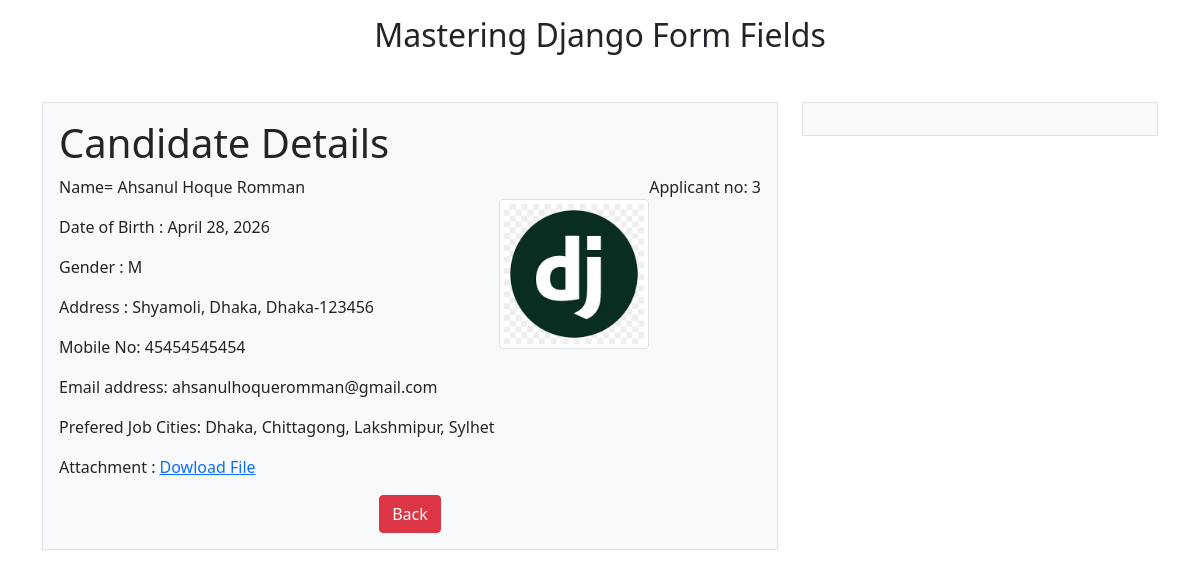
Page /student/candidate/3 on the committed database.
### student/models.py (models this page shows)
class Profile (models.Model):
    name = models.CharField(max_length=100)
    dob = models.DateField(auto_now=False, auto_now_add=False)
    gender = models.CharField(max_length=1)
    locality = models.CharField(max_length=100)
    city = models.CharField(max_length=100)
    pin = models.PositiveBigIntegerField(
        validators=[validate_pin_length],
        help_text='Enter 6-digit pin code')
    Zilla = models.CharField(choices=Zilla_choice, max_length=100)
    mobile = models.CharField(
        validators=[RegexValidator(regex=r'^\d{11}$')],
        max_length=11,
        help_text='Enter 11 digit mobile number'
    )
    email = models.EmailField()
    job_city = models.CharField(max_length=50)
    profile_image = models.ImageField(upload_to='profileimg', blank=True)
    my_file = models.FileField(upload_to='doc', blank=True)

### student/views.py (the view)
# urls.py: path('candidate/<int:id>', views.candidate_detail, name ='candidate_detail'),
def candidate_detail(request, id):
    candidates = Profile.objects.get(id = id)
    return render(request,'student/candidate.html', {'candidates':candidates})

### student/templates/student/candidate.html
{% extends "student/base.html" %}
{% block left-content %}
<h1>Candidate Details</h1>
<p class="float-end">Applicant no: {{ candidates.id }}</p>
<img src="{{ candidates.profile_image.url }}" alt="" class= "img-fluid img-thumbnail float-end mt-4" width="150" height ="150">
<p> Name= {{ candidates.name }}</p>
<p>Date of Birth : {{ candidates.dob }}</p>
<p>Gender : {{ candidates.gender }}</p>
<p>Address : {{ candidates.locality }}, {{ candidates.city }}, {{ candidates.Zilla }}-{{ candidates.pin }}</p>
<p>Mobile No: {{ candidates.mobile }}</p>
<p>Email address: {{ candidates.email }}</p>
<p>Prefered Job Cities: {{ candidates.job_city|cut:"["|cut:"]"|cut:"'" }}</p>
<p>Attachment : <a href="{{ candidates.my_file.url }}">Dowload File</a></p>
<div class= "text-center">
    <a href="/student/" class= "btn btn-danger">Back</a>
</div>
{% endblock %}

### rows in the picture
Profile: id "3", profile_image (picture), name "Ahsanul Hoque Romman", dob "April 28, 2026", gender "M", locality "Shyamoli", city "Dhaka", Zilla "Dhaka", pin "123456", mobile "45454545454", email "ahsanulhoqueromman@gmail.com", job_city "Dhaka, Chittagong, Lakshmipur, Sylhet"
